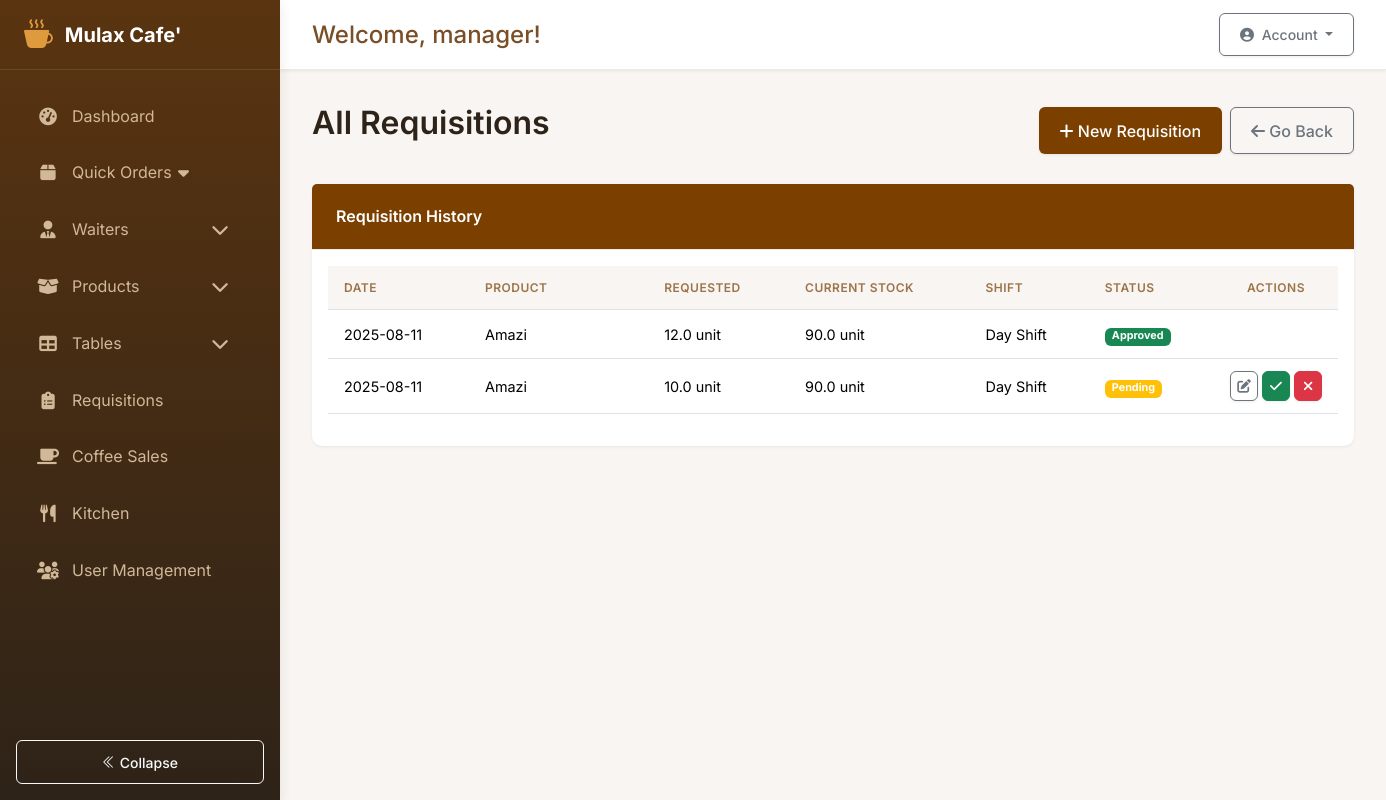
Page /requisitions/ (signed in) on the earlier database version.
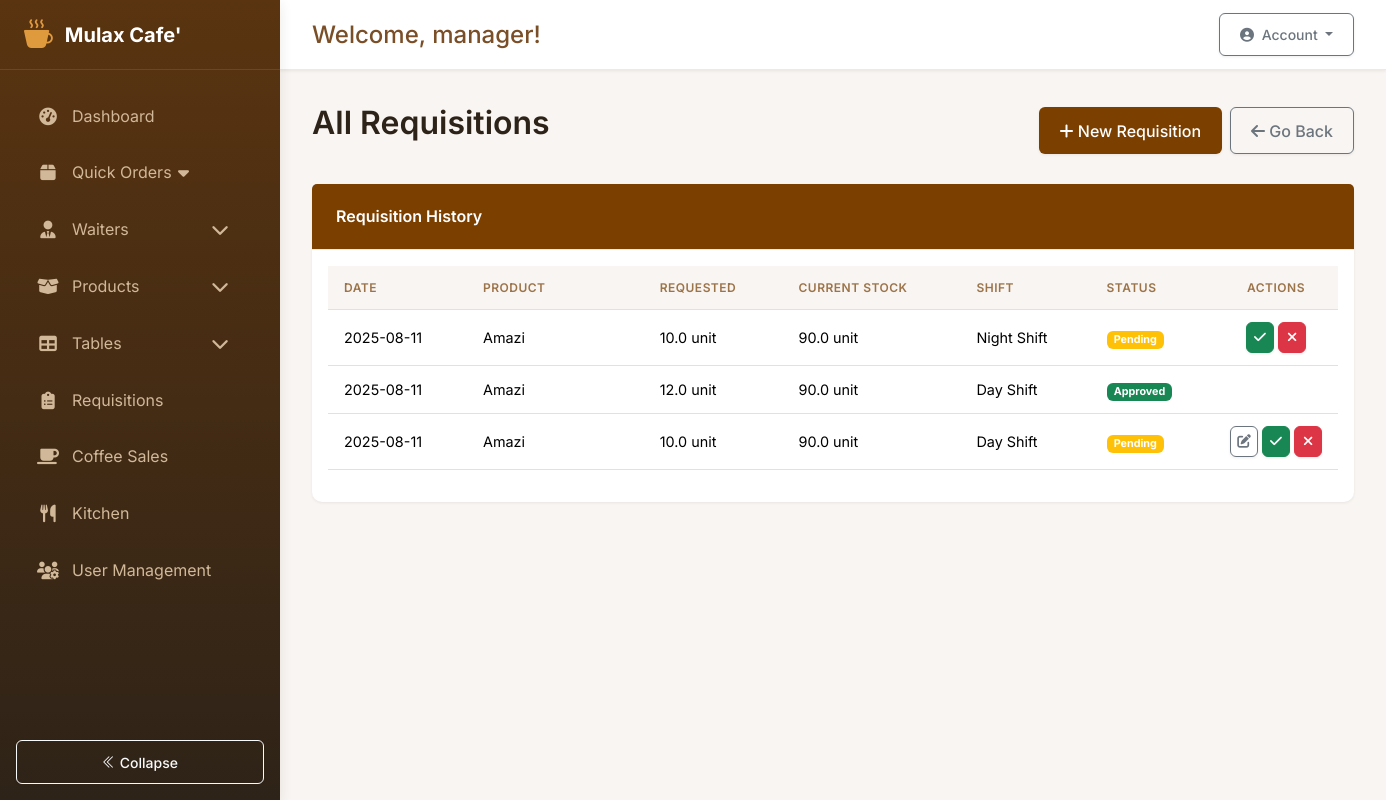
Same page on the later database version.
### app/models.py (models this page shows, shortened)
class Requisition(db.Model):
    __tablename__ = 'requisitions'
    id = db.Column(db.Integer, primary_key=True)
    date = db.Column(db.DateTime, default=lambda: datetime.now(pytz.timezone('Africa/Kigali')))
    product_id = db.Column(db.Integer, db.ForeignKey('products.id'), nullable=False)
    user_id = db.Column(db.Integer, db.ForeignKey('users.id'), nullable=False)
    current_stock = db.Column(db.Float)
    requested_qty = db.Column(db.Float, nullable=False)
    unit = db.Column(db.String(20))
    status = db.Column(db.String(20), default='pending')
    approved_by = db.Column(db.Integer, db.ForeignKey('users.id'))
    approval_date = db.Column(db.DateTime)
    notes = db.Column(db.String(200))
    shift_id = db.Column(db.Integer, db.ForeignKey('shifts.id'), nullable=True)
    product = db.relationship('Product', back_populates='requisitions')
    requester = db.relationship('User', back_populates='requisitions', foreign_keys=[user_id])
    approver = db.relationship('User', back_populates='approved_requisitions', foreign_keys=[approved_by])
    shift = db.relationship('Shift')

class Product(db.Model):
    __tablename__ = 'products'
    id = db.Column(db.Integer, primary_key=True)
    sku = db.Column(db.String(20), unique=True, nullable=False)
    name = db.Column(db.String(100), nullable=False)
    brand = db.Column(db.String(100))
    description = db.Column(db.Text)
    category = db.Column(db.String(50), nullable=False)
    unit = db.Column(db.String(20), nullable=False)
    current_stock = db.Column(db.Float, default=0)
    unit_price = db.Column(db.Float, default=0)
    cost_price = db.Column(db.Float)
    supplier = db.Column(db.String(100))
    remarks = db.Column(db.String(200))
    tax_rate = db.Column(db.Float, nullable=True)
    reorder_qty = db.Column(db.Float, default=0)
    last_updated = db.Column(db.DateTime, default=lambda: datetime.now(pytz.timezone('Africa/Kigali')), onupdate=lambda: datetime.now(pytz.timezone('Africa/Kigali')))
    min_stock = db.Column(db.Float, default=5.0)
    stock_movements = db.relationship(
        'StockMovement',
        back_populates='product',
        cascade='all, delete-orphan'
    )
    requisitions = db.relationship('Requisition', back_populates='product')
    coffee_sales = db.relationship('CoffeeSale', back_populates='product')
    order_items = db.relationship('OrderItem', back_populates='product')

### app/routes/requisitions.py (the view)
@bp.route('/')
@login_required
def list_requisitions():
    if current_user.role in ['admin', 'manager']:
        requisitions = Requisition.query.options(joinedload(Requisition.requester).joinedload(User.current_shift)).order_by(Requisition.date.desc()).all()
    else:
        requisitions = Requisition.query.options(joinedload(Requisition.requester).joinedload(User.current_shift)).filter_by(user_id=current_user.id).order_by(Requisition.date.desc()).all()
    return render_template('requisitions/list.html', requisitions=requisitions)

### app/models.py (called while the page is built)
    def is_system_control(self):
        return self.role == 'system_control' or self.is_admin

    def is_employee(self):
        return self.role == 'employee'

    def get_current_shift(self):
        if self.is_admin or self.is_system_control():
            return None  # Admins can see all shifts
        return self.current_shift

### app/templates/requisitions/list.html (shortened to what the changed rows need)
{% extends "base.html" %}
{% block content %}
<div class="d-flex justify-content-between align-items-center mb-4">
    <h2>{% if current_user.role in ['admin', 'manager'] %}All{% else %}My{% endif %} Requisitions</h2>
</div>
<div class="card">
    <div class="card-body">
        <div class="table-responsive" style="min-width: 1000px;">
            <table class="table table-hover align-middle" style="width: 100%; table-layout: auto;">
                <thead>
                    <tr>
                        <th style="white-space: nowrap;">Date</th>
                        <th style="min-width: 140px;">Product</th>
                        <th style="min-width: 110px;">Requested</th>
                        <th style="min-width: 120px;">Current Stock</th>
                        <th style="min-width: 90px;">Shift</th>
                        <th style="min-width: 90px;">Status</th>
                        <th style="width: 1%; white-space: nowrap; text-align: center;">Actions</th>
                    </tr>
                </thead>
                <tbody>
                    {% for req in requisitions %}
                    <tr>
                        <td style="white-space: nowrap;">{{ req.date.strftime('%Y-%m-%d') }}</td>
                        <td style="max-width: 200px; overflow-wrap: anywhere;">{{ req.product.name }}</td>
                        <td style="white-space: nowrap;">{{ req.requested_qty }} {{ req.unit }}</td>
                        <td style="white-space: nowrap;">{{ req.current_stock }} {{ req.unit }}</td>
                        <td style="white-space: nowrap;">
                            {% if req.shift %}
                                {% if req.shift.start_time.hour == 7 and req.shift.end_time.hour == 17 %}
                                    Day Shift
                                {% else %}
                                    Night Shift
                                {% endif %}
                            {% else %}
                                -
                            {% endif %}
                        </td>
                        <td style="white-space: nowrap;">
                            <span class="badge
                                {% if req.status == 'approved' %}bg-success
                                {% elif req.status == 'rejected' %}bg-danger
                                {% else %}bg-warning{% endif %}">
                                {{ req.status|title }}
                            </span>
                        </td>
                        <td style="text-align: center; white-space: nowrap;">
                            <div class="d-flex flex-row gap-1 justify-content-center">
                                {% if req.status == 'pending' %}
                                    {% if req.user_id == current_user.id %}
                                    <a href="{{ url_for('requisitions.edit_requisition', id=req.id) }}" class="btn btn-xs btn-outline-secondary p-1" title="Edit" style="font-size: 0.85rem; min-width: 28px;">
                                        <i class="fas fa-edit"></i>
                                    </a>
                                    {% endif %}
                                    {% if current_user.role in ['admin', 'manager'] %}
                                    <form action="{{ url_for('requisitions.approve_requisition', id=req.id) }}" method="POST" style="display: inline;">
                                        <button type="submit" class="btn btn-xs btn-success p-1" title="Approve" style="font-size: 0.85rem; min-width: 28px;"><i class="fas fa-check"></i></button>
                                    </form>
                                    <form action="{{ url_for('requisitions.reject_requisition', id=req.id) }}" method="POST" style="display: inline;">
                                        <button type="submit" class="btn btn-xs btn-danger p-1" title="Reject" style="font-size: 0.85rem; min-width: 28px;"><i class="fas fa-times"></i></button>
                                    </form>
                                    {% endif %}
                                {% endif %}
                            </div>
                        </td>
                    </tr>
                    {% endfor %}
                </tbody>
            </table>
        </div>
    </div>
</div>
{% endblock %}

Differences in the rows shown:
added Requisition: date "2025-08-11", product.name "Amazi", requested_qty "10.0", unit "unit", current_stock "90.0", shows "Night Shift", status "Pending"
